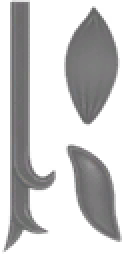
#> input picture tex/cuff_D.png, 64 x 128 px, given in place of T_RoRu_Body_ORM.png, which was not available (shown 2 times larger)
$ python prepare_textures.py
#> lines starting #> are read from the running program, lines starting #| are printed output that depends on the picture; after the words box and inside, x2 and y2 are one past the last pixel; in counts of white or black regions, pixels touching at a corner belong together; pictures that were not available may be replaced by others from this repository, and a replacement may not be noted
"""Prepare source-backed PBR maps, explicit opacity and documented fallbacks."""
import json, shutil
from pathlib import Path
import numpy as np
from PIL import Image
ROOT=Path(__file__).resolve().parents[1];src=ROOT/'input/textures';out=ROOT/'tex'
def copy(name):shutil.copy2(src/name,out/name);return name
def rgba(name,alpha=None):
    a=np.array(Image.open(src/name).convert('RGBA'))
    if alpha:a[:,:,3]=np.array(Image.open(src/alpha).convert('L'))
    file='boru_'+name;Image.fromarray(a).save(out/file);return file
def orm(name):
#> called with name = 'T_RoRu_Body_ORM.png'
    a=np.array(Image.open(src/name).convert('RGB'));result=a.copy();result[:,:,0]=a[:,:,2];result[:,:,1]=255-a[:,:,1];result[:,:,2]=a[:,:,0]
#> after `a = np.array(Image.open(src / name).convert('RGB'))`:
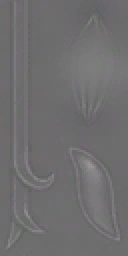
#> a: shape (128, 64, 3) (shown 2 times larger); mean R, G, B 110.9, 110.1, 110.8
#> after `result[:, :, 0] = a[:, :, 2]`: result: shape (128, 64, 3); 12.7% of pixels changed, all inside (x1, y1, x2, y2) = (0, 0, 64, 128)
#> after `result[:, :, 1] = 255 - a[:, :, 1]`:
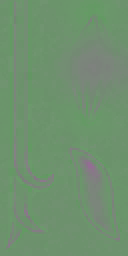
#> result: shape (128, 64, 3) (shown 2 times larger); mean R, G, B 110.8, 144.9, 110.8
    file='boru_spec_'+name;Image.fromarray(result).save(out/file);return file
def solid(name,color):
#> called with name = 'boru_cloth_spec.png'
    a=np.empty((64,64,4),dtype='u1');a[:]=color;Image.fromarray(a).save(out/name);return name
#> after `a = np.empty((64, 64, 4), dtype='u1')`:
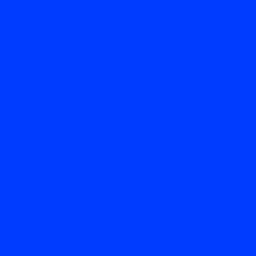
#> saved as boru_cloth_spec.png: PIL image 64x64 RGBA (shown 4 times larger); mean R, G, B, A 0, 60, 255, 255
skin={'diffuse':copy('T_RoRu_Body_D.png'),'normal':copy('T_RoRu_Body_N.png'),'specular':orm('T_RoRu_Body_ORM.png'),'cutout':False}
cloth={'diffuse':copy('T_RoRu_2012Cloth_D.png'),'normal':copy('T_RoRu_Cloth_N.png'),'specular':solid('boru_cloth_spec.png',[0,60,255,255]),'cutout':False}
hair={'diffuse':rgba('T_Hair_D.png','T_BoRu_Hair_opacity.png'),'normal':copy('T_Hair_N.png'),'specular':solid('boru_hair_spec.png',[0,85,255,255]),'cutout':True}
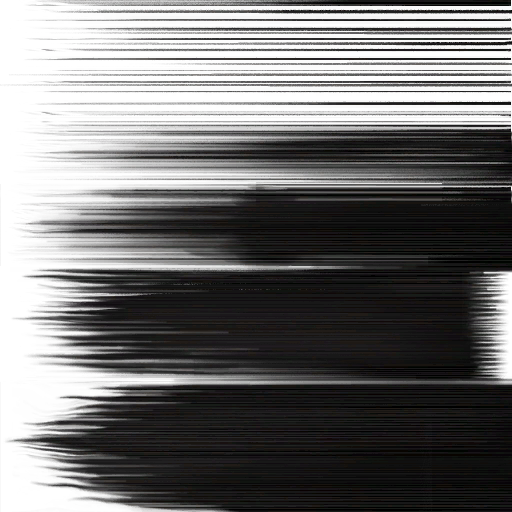
#> input picture tex/hair_D.png, 512 x 512 px, given in place of T_Hair_D.png, which was not available
#> in rgba, a is the input picture: shape (512, 512, 4); mean R, G, B, A 20.1, 19, 18.8, 152.7
iris=np.array(Image.open(src/'T_Common_Eyes_01_D.png').convert('RGB').resize((420,420),Image.Resampling.LANCZOS))
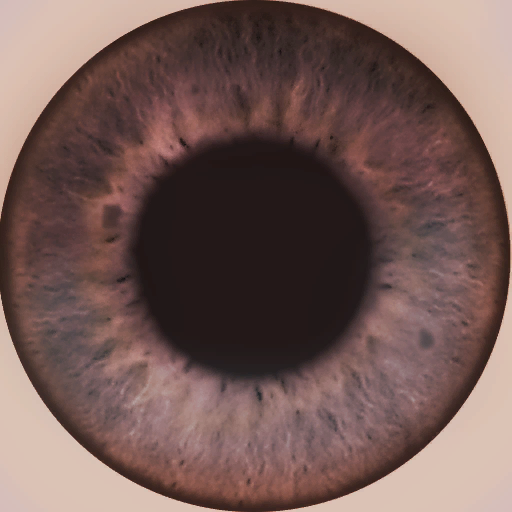
#> input picture mods/BoRuModern/tex/T_Common_Eyes_01_D.png, 512 x 512 px, found by its file name
yy,xx=np.mgrid[:420,:420];mask=((xx-209.5)**2+(yy-209.5)**2)<(205**2)
eye_atlas=np.empty((1024,1024,3),'u1');eye_atlas[:]=[238,230,221]
region=eye_atlas[302:722,302:722];region[mask]=iris[mask]
Image.fromarray(eye_atlas).save(out/'boru_eye_atlas.png')
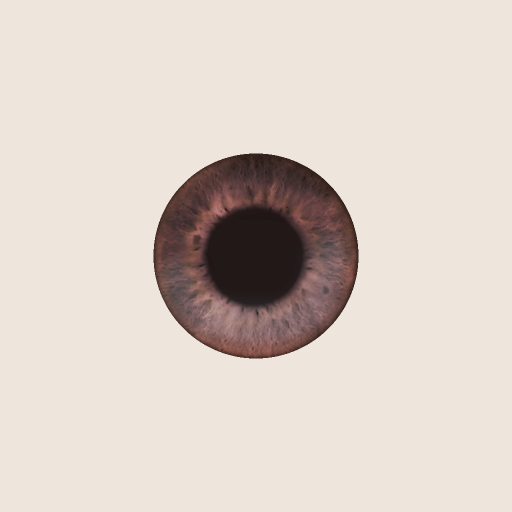
#> saved as boru_eye_atlas.png: PIL image 1024x1024 RGB (shown at 1/2 size); mean R, G, B 219.2, 209, 200.9
eyes={'diffuse':'boru_eye_atlas.png','normal':None,'specular':solid('boru_eyes_spec.png',[0,200,255,255]),'cutout':False}
#> call 3 of solid, with name = 'boru_eyes_spec.png'
#> in solid (call 3), `a = np.empty((64, 64, 4), dtype='u1')`:
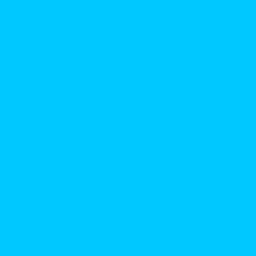
#> saved as boru_eyes_spec.png: PIL image 64x64 RGBA (shown 4 times larger); mean R, G, B, A 0, 200, 255, 255
sclera={'diffuse':solid('boru_sclera.png',[238,230,221,255]),'normal':None,'specular':eyes['specular'],'cutout':False}
lashes={'diffuse':rgba('T_RoRu_Body_D.png','T_RoRu_Body_opacity.png'),'normal':None,'specular':skin['specular'],'cutout':True}
#> (the run stopped early here; a loop or call above may not have finished)
